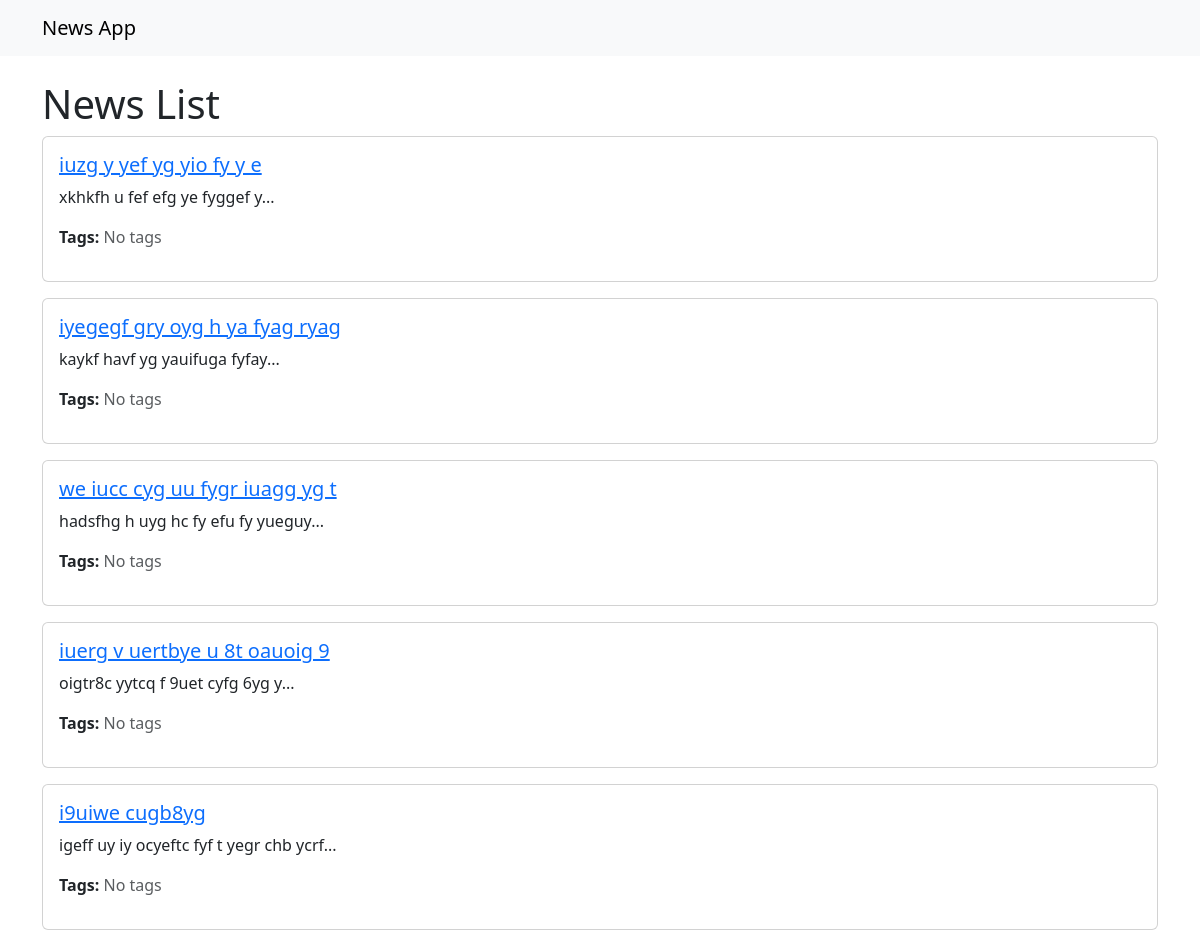
The page / on the database its author committed.
### news/models.py (models this page shows)
class News(models.Model):
    title = models.CharField(max_length=255)
    text = models.TextField()
    image = models.ImageField(upload_to='http://127.0.0.1:8000/news_images/', blank=True, null=True)
    tags = models.ManyToManyField('Tag', related_name='news')
    created_at = models.DateTimeField(auto_now_add=True)
    views = models.IntegerField(default=0)

### news/urls.py (the view)
# urls.py: path('', news_list_view, name='news-list'),
def news_list_view(request):
    page = int(request.GET.get('page', 1))
    per_page = 5 if page == 1 else 3  # First load: 5, subsequent: 3
    news_list = News.objects.all().order_by('-created_at')
    paginator = Paginator(news_list, per_page)
    try:
        news_page = paginator.page(page)
    except:
        return JsonResponse({'news': []})  # Return empty list if out of range
    news_data = [
        {
            'id': news.id,
            'title': news.title,
            'text': news.text[:150] + "...",
            'tags': [tag.name for tag in news.tags.all()]
        } for news in news_page
    ]
    if request.headers.get('X-Requested-With') == 'XMLHttpRequest':  # AJAX request
        return JsonResponse({'news': news_data})
    return render(request, 'news/news_list.html', {'news_list': news_data})

### news/templates/news/news_list.html (shortened to what this page needs)
{% extends 'news/base.html' %}
{% block content %}
    <h1>News List</h1>
    <div id="news-container">
        {% for news in news_list %}
            <div class="card mb-3">
                <div class="card-body">
                    <h5 class="card-title">
                        <a href="{% url 'news-detail' news.id %}">{{ news.title }}</a>
                    </h5>
                    <p class="card-text">{{ news.text|truncatechars:150 }}</p>
                    <p><strong>Tags:</strong>
                        {% for tag in news.tags.all %}
                            <a href="{% url 'news-by-tag' tag.id %}" class="badge bg-primary text-decoration-none">{{ tag.name }}</a>
                        {% empty %}
                            <span class="text-muted">No tags</span>
                        {% endfor %}
                    </p>
                </div>
            </div>
        {% empty %}
            <p class="text-muted">No news available.</p>
        {% endfor %}
    </div>
{% endblock %}

### rows shown on the page
News: title "iuzg y yef yg yio fy y e"
News: title "iyegegf gry oyg h ya fyag ryag"
News: title "we iucc cyg uu fygr iuagg yg t"
News: title "iuerg v uertbye u 8t oauoig 9"
News: title "i9uiwe cugb8yg"

### other values the page prints
{{ news.text|truncatechars:150 }} "xkhkfh u fef efg ye fyggef y..." "kaykf havf yg yauifuga fyfay..." "hadsfhg h uyg hc fy efu fy yueguy..." "oigtr8c yytcq f 9uet cyfg 6yg y..." "igeff uy iy ocyeftc fyf t yegr chb ycrf..."
